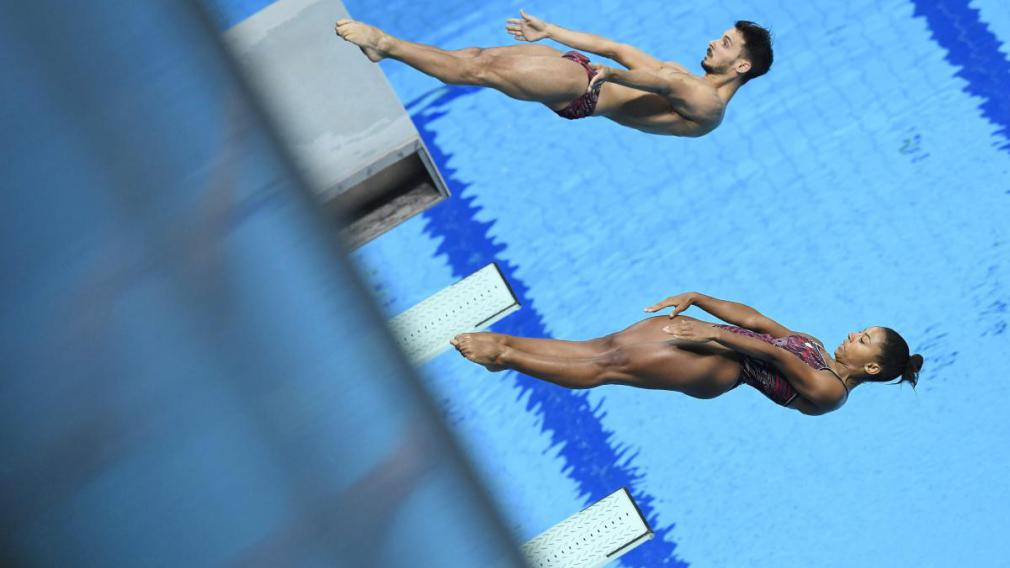
#> input picture diving.jpg, 1010 x 568 px
$ python test4_pixel_value_converting_pixel_value_regin_of_image.py
#> lines starting #> are read from the running program, lines starting #| are printed output that depends on the picture; after the words box and inside, x2 and y2 are one past the last pixel; in counts of white or black regions, pixels touching at a corner belong together
# Pixel color value, converting pixel value, ROI = Regin Of the Image
import numpy as np
import cv2

img = cv2.imread('diving.jpg', cv2.IMREAD_COLOR)
#> img is the input picture: shape (568, 1010, 3); mean B, G, R 190.6, 148.9, 97.4

# Color value for that pixel
px = img[55, 55]
#> px = [118, 90, 56]
print(px)
#| [118  90  56]

# Convert the pixel [55, 55] to white
img[55, 55] = [255, 255, 255]
#> img: shape (568, 1010, 3); under 0.01% of pixels changed, all inside (x1, y1, x2, y2) = (55, 55, 56, 56)
px = img[55, 55]
#> px = [255, 255, 255]
print(px)
#| [255 255 255]

# ROI = Regin of the image
roi = img[100:150, 100:150]
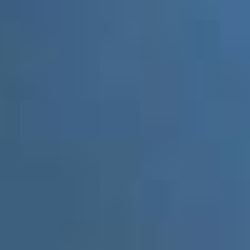
#> roi: shape (50, 50, 3) (shown 5 times larger); mean B, G, R 135, 100.6, 64.6
# Print the roi
print(roi)
#> (printed output is left out)
# Change the ROI pixels to white pixels
img[100:150, 100:150] = [255, 255, 255]
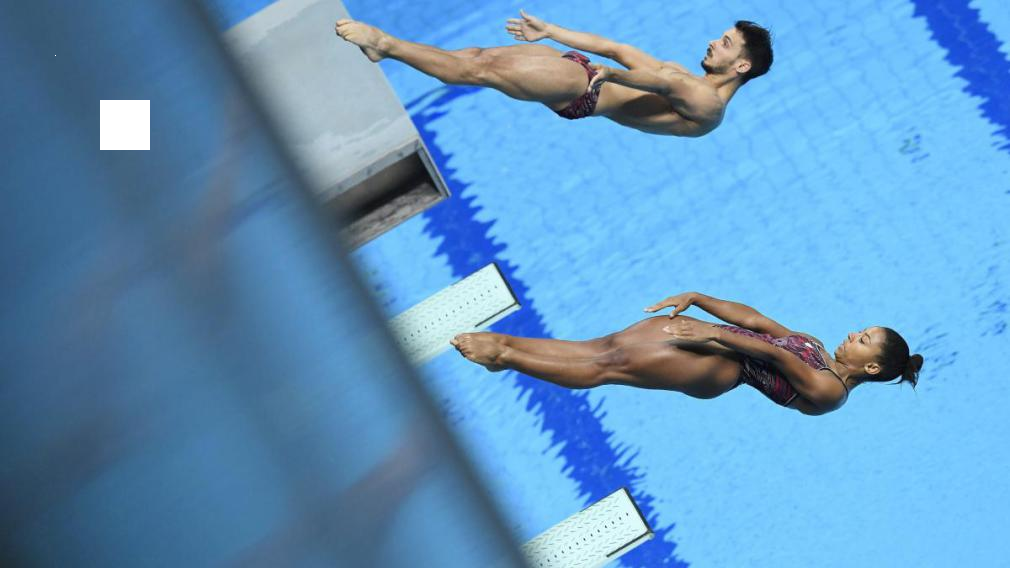
#> img: shape (568, 1010, 3); mean B, G, R 191.2, 149.6, 98.3

# Copy and past pixels
diving_part = img[37:111, 107:194]
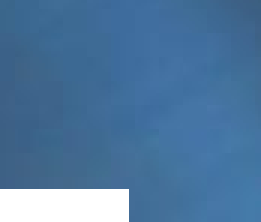
#> diving_part: shape (74, 87, 3) (shown 3 times larger); mean B, G, R 159.1, 119.3, 78.2
img[0:74, 0:87] = diving_part
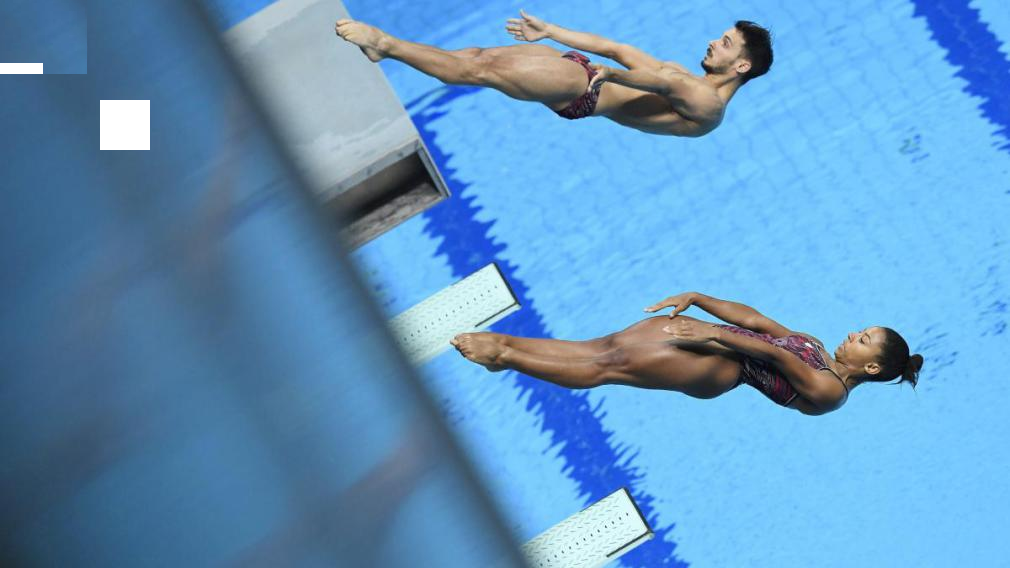
#> img: shape (568, 1010, 3); 1.12% of pixels changed, all inside (x1, y1, x2, y2) = (0, 0, 87, 74)


cv2.imshow('image', img)
cv2.waitKey(0)
cv2.destroyAllWindows()
